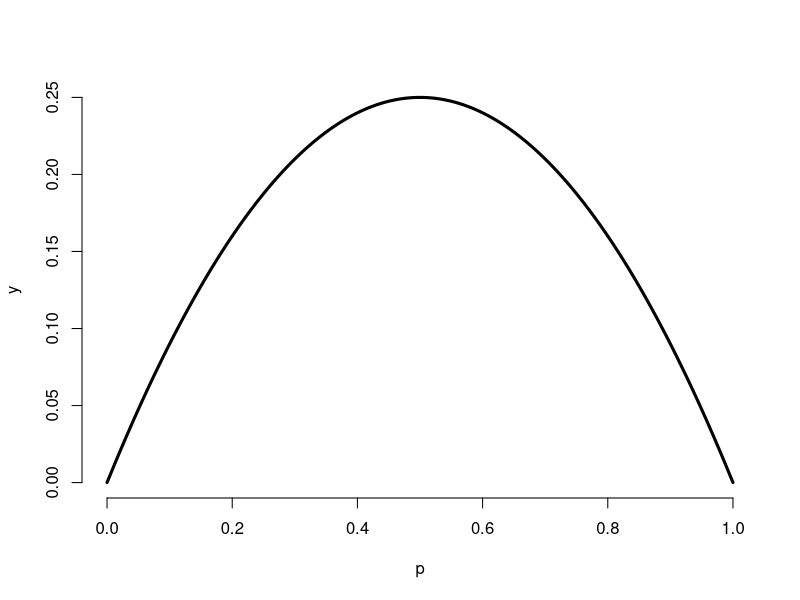

R code for this plot:
# Plotting a graph with ggplot

## 
p = seq(0 , 1, length = 1000)
y = p * (1 - p)
plot(p, y, type = "l", lwd = 3, frame = FALSE)
